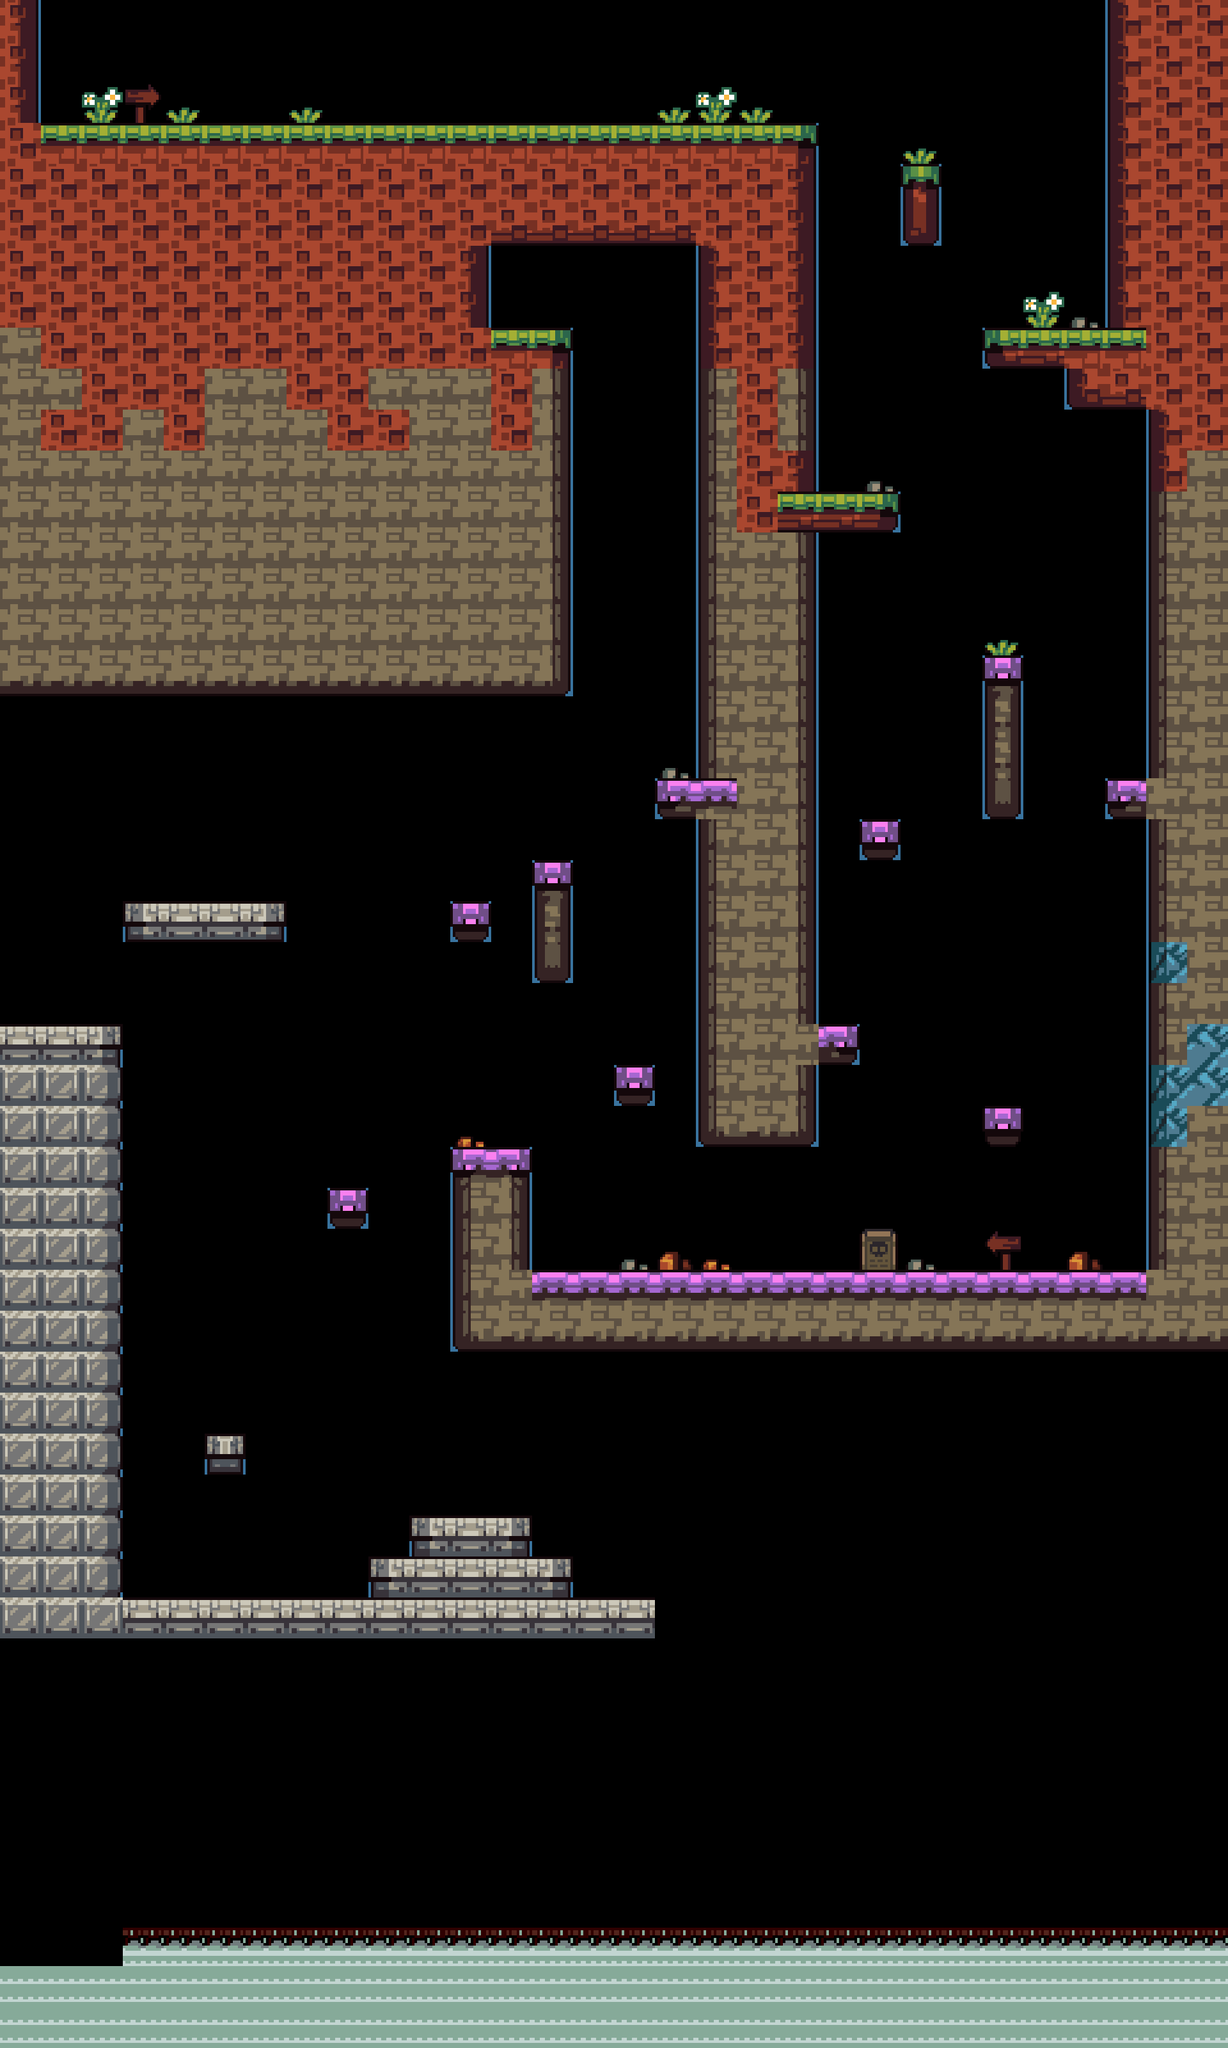

Below is a game level as drawn by its tile map, then a one-line description and the .tmx that defines it (tile-layer data replaced by summaries):
An orthogonal 30x50 tile map with 64x64 px tiles, 3 tile layers (collider, Tile Layer 1, Tile Layer 2).

<map version="1.10" tiledversion="1.10.1" orientation="orthogonal" renderorder="right-down" width="30" height="50" tilewidth="64" tileheight="64" infinite="0" nextlayerid="5" nextobjectid="1">
 <tileset firstgid="1" source="images/tilemap/tileset03.tsx" />
 <layer id="4" name="collider" width="30" height="50">
  <data>[1500 cells, 232 non-empty, 1 distinct tile ids]</data>
 </layer>
 <layer id="1" name="Tile Layer 1" width="30" height="50">
  <properties>
   <property name="Z" type="float" value="-1" />
  </properties>
  <data>[1500 cells, 21 non-empty, 8 distinct tile ids]</data>
 </layer>
 <layer id="3" name="Tile Layer 2" width="30" height="50">
  <properties>
   <property name="Z" type="float" value="1" />
  </properties>
  <data>[1500 cells, 576 non-empty, 40 distinct tile ids]</data>
 </layer>
</map>
